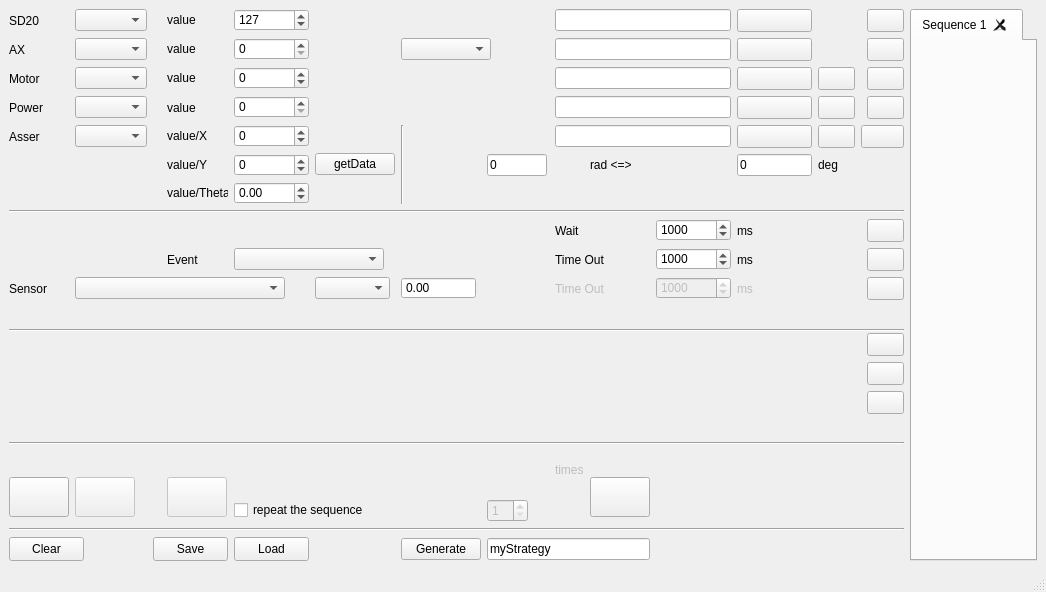
<?xml version="1.0" encoding="UTF-8"?>
<ui version="4.0">
 <class>ihm_ActuatorSequencer</class>
 <widget class="QMainWindow" name="ihm_ActuatorSequencer">
  <property name="geometry">
   <rect>
    <x>0</x>
    <y>0</y>
    <width>1046</width>
    <height>592</height>
   </rect>
  </property>
  <property name="windowTitle">
   <string>MainWindow</string>
  </property>
  <widget class="QWidget" name="centralwidget">
   <layout class="QGridLayout" name="gridLayout">
    <item row="0" column="0">
     <widget class="QLabel" name="label">
      <property name="text">
       <string>SD20</string>
      </property>
     </widget>
    </item>
    <item row="0" column="1">
     <widget class="QComboBox" name="cB_SD20">
      <property name="maximumSize">
       <size>
        <width>75</width>
        <height>22</height>
       </size>
      </property>
     </widget>
    </item>
    <item row="0" column="3">
     <widget class="QLabel" name="label_2">
      <property name="minimumSize">
       <size>
        <width>61</width>
        <height>20</height>
       </size>
      </property>
      <property name="maximumSize">
       <size>
        <width>61</width>
        <height>20</height>
       </size>
      </property>
      <property name="text">
       <string>value</string>
      </property>
     </widget>
    </item>
    <item row="0" column="4">
     <widget class="QSpinBox" name="sB_SD20">
      <property name="minimumSize">
       <size>
        <width>75</width>
        <height>22</height>
       </size>
      </property>
      <property name="maximumSize">
       <size>
        <width>75</width>
        <height>22</height>
       </size>
      </property>
      <property name="minimum">
       <number>1</number>
      </property>
      <property name="maximum">
       <number>255</number>
      </property>
      <property name="value">
       <number>127</number>
      </property>
     </widget>
    </item>
    <item row="0" column="9" colspan="3">
     <widget class="QLineEdit" name="tip_SD20"/>
    </item>
    <item row="0" column="12">
     <widget class="QPushButton" name="pB_Play_SD20">
      <property name="minimumSize">
       <size>
        <width>30</width>
        <height>23</height>
       </size>
      </property>
      <property name="text">
       <string/>
      </property>
      <property name="icon">
       <iconset resource="../../icons.qrc">
        <normaloff>:/icons/player_play.png</normaloff>:/icons/player_play.png</iconset>
      </property>
     </widget>
    </item>
    <item row="0" column="15">
     <widget class="QPushButton" name="pB_Add_SD20">
      <property name="minimumSize">
       <size>
        <width>30</width>
        <height>23</height>
       </size>
      </property>
      <property name="text">
       <string/>
      </property>
      <property name="icon">
       <iconset resource="../../icons.qrc">
        <normaloff>:/icons/plus.png</normaloff>:/icons/plus.png</iconset>
      </property>
     </widget>
    </item>
    <item row="0" column="16" rowspan="21">
     <widget class="QTabWidget" name="tW_TabSequences">
      <property name="currentIndex">
       <number>0</number>
      </property>
      <property name="tabsClosable">
       <bool>true</bool>
      </property>
      <widget class="QWidget" name="tabSequence1">
       <attribute name="title">
        <string>Sequence 1</string>
       </attribute>
      </widget>
     </widget>
    </item>
    <item row="1" column="0">
     <widget class="QLabel" name="label_4">
      <property name="text">
       <string>AX</string>
      </property>
     </widget>
    </item>
    <item row="1" column="1">
     <widget class="QComboBox" name="cB_AX">
      <property name="maximumSize">
       <size>
        <width>75</width>
        <height>22</height>
       </size>
      </property>
     </widget>
    </item>
    <item row="1" column="3">
     <widget class="QLabel" name="label_3">
      <property name="minimumSize">
       <size>
        <width>61</width>
        <height>20</height>
       </size>
      </property>
      <property name="maximumSize">
       <size>
        <width>61</width>
        <height>20</height>
       </size>
      </property>
      <property name="text">
       <string>value</string>
      </property>
     </widget>
    </item>
    <item row="1" column="4">
     <widget class="QSpinBox" name="sB_AX">
      <property name="minimumSize">
       <size>
        <width>75</width>
        <height>22</height>
       </size>
      </property>
      <property name="maximumSize">
       <size>
        <width>75</width>
        <height>22</height>
       </size>
      </property>
      <property name="maximum">
       <number>2000</number>
      </property>
     </widget>
    </item>
    <item row="1" column="6" colspan="3">
     <widget class="QComboBox" name="cB_AX_type_cde">
      <property name="minimumSize">
       <size>
        <width>90</width>
        <height>0</height>
       </size>
      </property>
      <property name="maximumSize">
       <size>
        <width>90</width>
        <height>22</height>
       </size>
      </property>
     </widget>
    </item>
    <item row="1" column="9" colspan="3">
     <widget class="QLineEdit" name="tip_AX"/>
    </item>
    <item row="1" column="12">
     <widget class="QPushButton" name="pB_Play_AX">
      <property name="minimumSize">
       <size>
        <width>30</width>
        <height>23</height>
       </size>
      </property>
      <property name="text">
       <string/>
      </property>
      <property name="icon">
       <iconset resource="../../icons.qrc">
        <normaloff>:/icons/player_play.png</normaloff>:/icons/player_play.png</iconset>
      </property>
     </widget>
    </item>
    <item row="1" column="15">
     <widget class="QPushButton" name="pB_Add_AX">
      <property name="minimumSize">
       <size>
        <width>30</width>
        <height>23</height>
       </size>
      </property>
      <property name="text">
       <string/>
      </property>
      <property name="icon">
       <iconset resource="../../icons.qrc">
        <normaloff>:/icons/plus.png</normaloff>:/icons/plus.png</iconset>
      </property>
     </widget>
    </item>
    <item row="2" column="0">
     <widget class="QLabel" name="label_6">
      <property name="text">
       <string>Motor</string>
      </property>
     </widget>
    </item>
    <item row="2" column="1">
     <widget class="QComboBox" name="cB_Motor">
      <property name="maximumSize">
       <size>
        <width>75</width>
        <height>22</height>
       </size>
      </property>
     </widget>
    </item>
    <item row="2" column="3">
     <widget class="QLabel" name="label_5">
      <property name="minimumSize">
       <size>
        <width>61</width>
        <height>20</height>
       </size>
      </property>
      <property name="maximumSize">
       <size>
        <width>61</width>
        <height>20</height>
       </size>
      </property>
      <property name="text">
       <string>value</string>
      </property>
     </widget>
    </item>
    <item row="2" column="4">
     <widget class="QSpinBox" name="sB_Motor">
      <property name="minimumSize">
       <size>
        <width>75</width>
        <height>22</height>
       </size>
      </property>
      <property name="maximumSize">
       <size>
        <width>75</width>
        <height>22</height>
       </size>
      </property>
      <property name="minimum">
       <number>-100</number>
      </property>
      <property name="maximum">
       <number>100</number>
      </property>
      <property name="value">
       <number>0</number>
      </property>
     </widget>
    </item>
    <item row="2" column="9" colspan="3">
     <widget class="QLineEdit" name="tip_Motor"/>
    </item>
    <item row="2" column="12">
     <widget class="QPushButton" name="pB_Play_Motor">
      <property name="minimumSize">
       <size>
        <width>30</width>
        <height>23</height>
       </size>
      </property>
      <property name="text">
       <string/>
      </property>
      <property name="icon">
       <iconset resource="../../icons.qrc">
        <normaloff>:/icons/player_play.png</normaloff>:/icons/player_play.png</iconset>
      </property>
     </widget>
    </item>
    <item row="2" column="13">
     <widget class="QPushButton" name="pB_Stop_Motor">
      <property name="minimumSize">
       <size>
        <width>30</width>
        <height>23</height>
       </size>
      </property>
      <property name="text">
       <string/>
      </property>
      <property name="icon">
       <iconset resource="../../icons.qrc">
        <normaloff>:/icons/player_stop.png</normaloff>:/icons/player_stop.png</iconset>
      </property>
     </widget>
    </item>
    <item row="2" column="15">
     <widget class="QPushButton" name="pB_Add_Motor">
      <property name="minimumSize">
       <size>
        <width>30</width>
        <height>23</height>
       </size>
      </property>
      <property name="text">
       <string/>
      </property>
      <property name="icon">
       <iconset resource="../../icons.qrc">
        <normaloff>:/icons/plus.png</normaloff>:/icons/plus.png</iconset>
      </property>
     </widget>
    </item>
    <item row="3" column="0">
     <widget class="QLabel" name="label_18">
      <property name="text">
       <string>Power</string>
      </property>
     </widget>
    </item>
    <item row="3" column="1">
     <widget class="QComboBox" name="cB_Power">
      <property name="maximumSize">
       <size>
        <width>75</width>
        <height>22</height>
       </size>
      </property>
     </widget>
    </item>
    <item row="3" column="3">
     <widget class="QLabel" name="label_19">
      <property name="text">
       <string>value</string>
      </property>
     </widget>
    </item>
    <item row="3" column="4">
     <widget class="QSpinBox" name="sB_Power">
      <property name="minimumSize">
       <size>
        <width>75</width>
        <height>22</height>
       </size>
      </property>
      <property name="maximumSize">
       <size>
        <width>75</width>
        <height>22</height>
       </size>
      </property>
      <property name="minimum">
       <number>0</number>
      </property>
      <property name="maximum">
       <number>1</number>
      </property>
      <property name="value">
       <number>0</number>
      </property>
     </widget>
    </item>
    <item row="3" column="9" colspan="3">
     <widget class="QLineEdit" name="tip_Power"/>
    </item>
    <item row="3" column="12">
     <widget class="QPushButton" name="pB_Play_Power">
      <property name="minimumSize">
       <size>
        <width>30</width>
        <height>23</height>
       </size>
      </property>
      <property name="text">
       <string/>
      </property>
      <property name="icon">
       <iconset resource="../../icons.qrc">
        <normaloff>:/icons/player_play.png</normaloff>:/icons/player_play.png</iconset>
      </property>
     </widget>
    </item>
    <item row="3" column="13">
     <widget class="QPushButton" name="pB_Stop_Power">
      <property name="minimumSize">
       <size>
        <width>30</width>
        <height>23</height>
       </size>
      </property>
      <property name="text">
       <string/>
      </property>
      <property name="icon">
       <iconset resource="../../icons.qrc">
        <normaloff>:/icons/player_stop.png</normaloff>:/icons/player_stop.png</iconset>
      </property>
     </widget>
    </item>
    <item row="3" column="15">
     <widget class="QPushButton" name="pB_Add_Power">
      <property name="minimumSize">
       <size>
        <width>30</width>
        <height>23</height>
       </size>
      </property>
      <property name="text">
       <string/>
      </property>
      <property name="icon">
       <iconset resource="../../icons.qrc">
        <normaloff>:/icons/plus.png</normaloff>:/icons/plus.png</iconset>
      </property>
     </widget>
    </item>
    <item row="4" column="0">
     <widget class="QLabel" name="label_9">
      <property name="text">
       <string>Asser</string>
      </property>
     </widget>
    </item>
    <item row="4" column="1">
     <widget class="QComboBox" name="cB_Asser">
      <property name="maximumSize">
       <size>
        <width>75</width>
        <height>22</height>
       </size>
      </property>
     </widget>
    </item>
    <item row="4" column="3">
     <widget class="QLabel" name="label_asserValue_1">
      <property name="minimumSize">
       <size>
        <width>61</width>
        <height>20</height>
       </size>
      </property>
      <property name="maximumSize">
       <size>
        <width>61</width>
        <height>20</height>
       </size>
      </property>
      <property name="text">
       <string>value/X</string>
      </property>
     </widget>
    </item>
    <item row="4" column="4">
     <widget class="QSpinBox" name="lE_Asser_1">
      <property name="minimumSize">
       <size>
        <width>75</width>
        <height>22</height>
       </size>
      </property>
      <property name="maximumSize">
       <size>
        <width>75</width>
        <height>22</height>
       </size>
      </property>
      <property name="minimum">
       <number>-300</number>
      </property>
      <property name="maximum">
       <number>300</number>
      </property>
     </widget>
    </item>
    <item row="4" column="6" rowspan="3">
     <widget class="Line" name="line_4">
      <property name="orientation">
       <enum>Qt::Vertical</enum>
      </property>
     </widget>
    </item>
    <item row="4" column="9" colspan="3">
     <widget class="QLineEdit" name="tip_Asser"/>
    </item>
    <item row="4" column="12">
     <widget class="QPushButton" name="pB_Play_Asser">
      <property name="minimumSize">
       <size>
        <width>30</width>
        <height>23</height>
       </size>
      </property>
      <property name="text">
       <string/>
      </property>
      <property name="icon">
       <iconset resource="../../icons.qrc">
        <normaloff>:/icons/player_play.png</normaloff>:/icons/player_play.png</iconset>
      </property>
     </widget>
    </item>
    <item row="4" column="13">
     <widget class="QPushButton" name="pB_Stop_Asser">
      <property name="minimumSize">
       <size>
        <width>30</width>
        <height>23</height>
       </size>
      </property>
      <property name="text">
       <string/>
      </property>
      <property name="icon">
       <iconset resource="../../icons.qrc">
        <normaloff>:/icons/player_stop.png</normaloff>:/icons/player_stop.png</iconset>
      </property>
     </widget>
    </item>
    <item row="4" column="14" colspan="2">
     <widget class="QPushButton" name="pB_Add_Asser">
      <property name="minimumSize">
       <size>
        <width>30</width>
        <height>23</height>
       </size>
      </property>
      <property name="text">
       <string/>
      </property>
      <property name="icon">
       <iconset resource="../../icons.qrc">
        <normaloff>:/icons/plus.png</normaloff>:/icons/plus.png</iconset>
      </property>
     </widget>
    </item>
    <item row="5" column="3">
     <widget class="QLabel" name="label_asserValue_2">
      <property name="minimumSize">
       <size>
        <width>61</width>
        <height>20</height>
       </size>
      </property>
      <property name="maximumSize">
       <size>
        <width>61</width>
        <height>20</height>
       </size>
      </property>
      <property name="text">
       <string>value/Y</string>
      </property>
     </widget>
    </item>
    <item row="5" column="4">
     <widget class="QSpinBox" name="lE_Asser_2">
      <property name="minimumSize">
       <size>
        <width>75</width>
        <height>22</height>
       </size>
      </property>
      <property name="maximumSize">
       <size>
        <width>75</width>
        <height>22</height>
       </size>
      </property>
      <property name="minimum">
       <number>-300</number>
      </property>
      <property name="maximum">
       <number>300</number>
      </property>
     </widget>
    </item>
    <item row="5" column="7" colspan="2">
     <widget class="QLineEdit" name="tool_rad">
      <property name="minimumSize">
       <size>
        <width>60</width>
        <height>22</height>
       </size>
      </property>
      <property name="maximumSize">
       <size>
        <width>60</width>
        <height>22</height>
       </size>
      </property>
      <property name="text">
       <string>0</string>
      </property>
     </widget>
    </item>
    <item row="5" column="10">
     <widget class="QLabel" name="label_10">
      <property name="text">
       <string>rad &lt;=&gt;</string>
      </property>
     </widget>
    </item>
    <item row="5" column="12">
     <widget class="QLineEdit" name="tool_deg">
      <property name="minimumSize">
       <size>
        <width>75</width>
        <height>22</height>
       </size>
      </property>
      <property name="maximumSize">
       <size>
        <width>75</width>
        <height>22</height>
       </size>
      </property>
      <property name="text">
       <string>0</string>
      </property>
     </widget>
    </item>
    <item row="5" column="13">
     <widget class="QLabel" name="label_11">
      <property name="text">
       <string>deg</string>
      </property>
     </widget>
    </item>
    <item row="6" column="3">
     <widget class="QLabel" name="label_asserValue_3">
      <property name="minimumSize">
       <size>
        <width>61</width>
        <height>20</height>
       </size>
      </property>
      <property name="maximumSize">
       <size>
        <width>61</width>
        <height>20</height>
       </size>
      </property>
      <property name="text">
       <string>value/Theta</string>
      </property>
     </widget>
    </item>
    <item row="6" column="4">
     <widget class="QDoubleSpinBox" name="lE_Asser_3">
      <property name="minimumSize">
       <size>
        <width>75</width>
        <height>22</height>
       </size>
      </property>
      <property name="maximumSize">
       <size>
        <width>75</width>
        <height>22</height>
       </size>
      </property>
      <property name="minimum">
       <double>-6.280000000000000</double>
      </property>
      <property name="maximum">
       <double>6.280000000000000</double>
      </property>
     </widget>
    </item>
    <item row="7" column="0" colspan="16">
     <widget class="Line" name="line_5">
      <property name="orientation">
       <enum>Qt::Horizontal</enum>
      </property>
     </widget>
    </item>
    <item row="8" column="9">
     <widget class="QLabel" name="label_8">
      <property name="text">
       <string>Wait</string>
      </property>
     </widget>
    </item>
    <item row="8" column="11">
     <widget class="QSpinBox" name="sB_Wait">
      <property name="minimumSize">
       <size>
        <width>75</width>
        <height>22</height>
       </size>
      </property>
      <property name="maximumSize">
       <size>
        <width>75</width>
        <height>22</height>
       </size>
      </property>
      <property name="maximum">
       <number>10000</number>
      </property>
      <property name="value">
       <number>1000</number>
      </property>
     </widget>
    </item>
    <item row="8" column="12">
     <widget class="QLabel" name="label_7">
      <property name="text">
       <string>ms</string>
      </property>
     </widget>
    </item>
    <item row="8" column="15">
     <widget class="QPushButton" name="pB_Add_Wait">
      <property name="minimumSize">
       <size>
        <width>30</width>
        <height>23</height>
       </size>
      </property>
      <property name="text">
       <string/>
      </property>
      <property name="icon">
       <iconset resource="../../icons.qrc">
        <normaloff>:/icons/plus.png</normaloff>:/icons/plus.png</iconset>
      </property>
     </widget>
    </item>
    <item row="9" column="3">
     <widget class="QLabel" name="label_12">
      <property name="text">
       <string>Event</string>
      </property>
     </widget>
    </item>
    <item row="9" column="4" colspan="2">
     <widget class="QComboBox" name="cB_Events">
      <property name="minimumSize">
       <size>
        <width>150</width>
        <height>22</height>
       </size>
      </property>
      <property name="maximumSize">
       <size>
        <width>150</width>
        <height>22</height>
       </size>
      </property>
     </widget>
    </item>
    <item row="9" column="9" colspan="2">
     <widget class="QLabel" name="label_13">
      <property name="text">
       <string>Time Out</string>
      </property>
     </widget>
    </item>
    <item row="9" column="11">
     <widget class="QSpinBox" name="sB_TimeOut">
      <property name="minimumSize">
       <size>
        <width>75</width>
        <height>22</height>
       </size>
      </property>
      <property name="maximumSize">
       <size>
        <width>75</width>
        <height>22</height>
       </size>
      </property>
      <property name="minimum">
       <number>40</number>
      </property>
      <property name="maximum">
       <number>10000</number>
      </property>
      <property name="value">
       <number>1000</number>
      </property>
     </widget>
    </item>
    <item row="9" column="12">
     <widget class="QLabel" name="label_14">
      <property name="text">
       <string>ms</string>
      </property>
     </widget>
    </item>
    <item row="9" column="15">
     <widget class="QPushButton" name="pB_Add_Event">
      <property name="minimumSize">
       <size>
        <width>30</width>
        <height>23</height>
       </size>
      </property>
      <property name="text">
       <string/>
      </property>
      <property name="icon">
       <iconset resource="../../icons.qrc">
        <normaloff>:/icons/plus.png</normaloff>:/icons/plus.png</iconset>
      </property>
     </widget>
    </item>
    <item row="10" column="0">
     <widget class="QLabel" name="label_17">
      <property name="text">
       <string>Sensor</string>
      </property>
     </widget>
    </item>
    <item row="10" column="1" colspan="4">
     <widget class="QComboBox" name="cB_Sensors">
      <property name="minimumSize">
       <size>
        <width>210</width>
        <height>22</height>
       </size>
      </property>
      <property name="maximumSize">
       <size>
        <width>210</width>
        <height>22</height>
       </size>
      </property>
      <property name="sizeAdjustPolicy">
       <enum>QComboBox::AdjustToContents</enum>
      </property>
     </widget>
    </item>
    <item row="10" column="5">
     <widget class="QComboBox" name="cB_Conditions">
      <property name="maximumSize">
       <size>
        <width>75</width>
        <height>22</height>
       </size>
      </property>
     </widget>
    </item>
    <item row="10" column="6" colspan="2">
     <widget class="QDoubleSpinBox" name="sB_Sensor">
      <property name="minimumSize">
       <size>
        <width>75</width>
        <height>22</height>
       </size>
      </property>
      <property name="maximumSize">
       <size>
        <width>75</width>
        <height>22</height>
       </size>
      </property>
      <property name="buttonSymbols">
       <enum>QAbstractSpinBox::NoButtons</enum>
      </property>
      <property name="minimum">
       <double>-600.000000000000000</double>
      </property>
      <property name="maximum">
       <double>600.000000000000000</double>
      </property>
     </widget>
    </item>
    <item row="10" column="9" colspan="2">
     <widget class="QLabel" name="label_16">
      <property name="enabled">
       <bool>false</bool>
      </property>
      <property name="text">
       <string>Time Out</string>
      </property>
     </widget>
    </item>
    <item row="10" column="11">
     <widget class="QSpinBox" name="sB_TimeOut_2">
      <property name="enabled">
       <bool>false</bool>
      </property>
      <property name="minimumSize">
       <size>
        <width>75</width>
        <height>22</height>
       </size>
      </property>
      <property name="maximumSize">
       <size>
        <width>75</width>
        <height>22</height>
       </size>
      </property>
      <property name="minimum">
       <number>40</number>
      </property>
      <property name="maximum">
       <number>10000</number>
      </property>
      <property name="value">
       <number>1000</number>
      </property>
     </widget>
    </item>
    <item row="10" column="12">
     <widget class="QLabel" name="label_15">
      <property name="enabled">
       <bool>false</bool>
      </property>
      <property name="text">
       <string>ms</string>
      </property>
     </widget>
    </item>
    <item row="10" column="15">
     <widget class="QPushButton" name="pB_Add_Sensor">
      <property name="minimumSize">
       <size>
        <width>30</width>
        <height>23</height>
       </size>
      </property>
      <property name="text">
       <string/>
      </property>
      <property name="icon">
       <iconset resource="../../icons.qrc">
        <normaloff>:/icons/plus.png</normaloff>:/icons/plus.png</iconset>
      </property>
     </widget>
    </item>
    <item row="11" column="0" rowspan="2" colspan="16">
     <widget class="Line" name="line_3">
      <property name="orientation">
       <enum>Qt::Horizontal</enum>
      </property>
     </widget>
    </item>
    <item row="12" column="15">
     <widget class="QPushButton" name="pB_Up">
      <property name="minimumSize">
       <size>
        <width>30</width>
        <height>23</height>
       </size>
      </property>
      <property name="text">
       <string/>
      </property>
      <property name="icon">
       <iconset resource="../../icons.qrc">
        <normaloff>:/icons/up.png</normaloff>:/icons/up.png</iconset>
      </property>
     </widget>
    </item>
    <item row="13" column="15">
     <widget class="QPushButton" name="pB_Down">
      <property name="minimumSize">
       <size>
        <width>30</width>
        <height>23</height>
       </size>
      </property>
      <property name="text">
       <string/>
      </property>
      <property name="icon">
       <iconset resource="../../icons.qrc">
        <normaloff>:/icons/down.png</normaloff>:/icons/down.png</iconset>
      </property>
     </widget>
    </item>
    <item row="16" column="9" rowspan="2">
     <widget class="QLabel" name="label_nbSequence">
      <property name="enabled">
       <bool>false</bool>
      </property>
      <property name="text">
       <string>times</string>
      </property>
     </widget>
    </item>
    <item row="15" column="0" rowspan="2" colspan="16">
     <widget class="Line" name="line">
      <property name="orientation">
       <enum>Qt::Horizontal</enum>
      </property>
     </widget>
    </item>
    <item row="16" column="8" rowspan="3">
     <widget class="QLabel" name="label_showNbSequence">
      <property name="font">
       <font>
        <pointsize>18</pointsize>
        <weight>75</weight>
        <bold>true</bold>
       </font>
      </property>
      <property name="text">
       <string/>
      </property>
     </widget>
    </item>
    <item row="14" column="15">
     <widget class="QPushButton" name="pB_Remove">
      <property name="minimumSize">
       <size>
        <width>30</width>
        <height>23</height>
       </size>
      </property>
      <property name="text">
       <string/>
      </property>
      <property name="icon">
       <iconset resource="../../icons.qrc">
        <normaloff>:/icons/minus.png</normaloff>:/icons/minus.png</iconset>
      </property>
     </widget>
    </item>
    <item row="17" column="0" rowspan="2">
     <widget class="QPushButton" name="pB_Play">
      <property name="minimumSize">
       <size>
        <width>60</width>
        <height>40</height>
       </size>
      </property>
      <property name="maximumSize">
       <size>
        <width>60</width>
        <height>40</height>
       </size>
      </property>
      <property name="text">
       <string/>
      </property>
      <property name="icon">
       <iconset resource="../../icons.qrc">
        <normaloff>:/icons/start.png</normaloff>:/icons/start.png</iconset>
      </property>
      <property name="iconSize">
       <size>
        <width>32</width>
        <height>32</height>
       </size>
      </property>
     </widget>
    </item>
    <item row="19" column="0" colspan="16">
     <widget class="Line" name="line_2">
      <property name="orientation">
       <enum>Qt::Horizontal</enum>
      </property>
     </widget>
    </item>
    <item row="17" column="1" rowspan="2">
     <widget class="QPushButton" name="pB_Resume">
      <property name="enabled">
       <bool>false</bool>
      </property>
      <property name="minimumSize">
       <size>
        <width>60</width>
        <height>40</height>
       </size>
      </property>
      <property name="maximumSize">
       <size>
        <width>60</width>
        <height>40</height>
       </size>
      </property>
      <property name="text">
       <string/>
      </property>
      <property name="icon">
       <iconset resource="../../icons.qrc">
        <normaloff>:/icons/player_pause.png</normaloff>:/icons/player_pause.png</iconset>
      </property>
      <property name="iconSize">
       <size>
        <width>32</width>
        <height>32</height>
       </size>
      </property>
     </widget>
    </item>
    <item row="17" column="10" rowspan="2">
     <widget class="QPushButton" name="pB_Play_Step">
      <property name="minimumSize">
       <size>
        <width>60</width>
        <height>40</height>
       </size>
      </property>
      <property name="maximumSize">
       <size>
        <width>60</width>
        <height>40</height>
       </size>
      </property>
      <property name="text">
       <string/>
      </property>
      <property name="icon">
       <iconset resource="../../icons.qrc">
        <normaloff>:/icons/forward.png</normaloff>:/icons/forward.png</iconset>
      </property>
      <property name="iconSize">
       <size>
        <width>32</width>
        <height>32</height>
       </size>
      </property>
     </widget>
    </item>
    <item row="20" column="0" colspan="2">
     <widget class="QPushButton" name="pB_Clear">
      <property name="minimumSize">
       <size>
        <width>75</width>
        <height>24</height>
       </size>
      </property>
      <property name="maximumSize">
       <size>
        <width>75</width>
        <height>24</height>
       </size>
      </property>
      <property name="text">
       <string>Clear</string>
      </property>
      <property name="icon">
       <iconset resource="../../icons.qrc">
        <normaloff>:/icons/supprimer.png</normaloff>:/icons/supprimer.png</iconset>
      </property>
     </widget>
    </item>
    <item row="18" column="4" colspan="3">
     <widget class="QCheckBox" name="cB_bRepeatSequence">
      <property name="text">
       <string>repeat the sequence</string>
      </property>
     </widget>
    </item>
    <item row="18" column="7">
     <widget class="QSpinBox" name="sB_numberOfSequence">
      <property name="enabled">
       <bool>false</bool>
      </property>
      <property name="minimum">
       <number>1</number>
      </property>
      <property name="maximum">
       <number>10</number>
      </property>
     </widget>
    </item>
    <item row="17" column="3" rowspan="2">
     <widget class="QPushButton" name="pB_Stop">
      <property name="enabled">
       <bool>false</bool>
      </property>
      <property name="minimumSize">
       <size>
        <width>60</width>
        <height>40</height>
       </size>
      </property>
      <property name="maximumSize">
       <size>
        <width>60</width>
        <height>40</height>
       </size>
      </property>
      <property name="text">
       <string/>
      </property>
      <property name="icon">
       <iconset resource="../../icons.qrc">
        <normaloff>:/icons/stop.png</normaloff>:/icons/stop.png</iconset>
      </property>
      <property name="iconSize">
       <size>
        <width>32</width>
        <height>32</height>
       </size>
      </property>
     </widget>
    </item>
    <item row="20" column="2" colspan="2">
     <widget class="QPushButton" name="pB_Save">
      <property name="minimumSize">
       <size>
        <width>75</width>
        <height>24</height>
       </size>
      </property>
      <property name="maximumSize">
       <size>
        <width>75</width>
        <height>24</height>
       </size>
      </property>
      <property name="text">
       <string>Save</string>
      </property>
      <property name="icon">
       <iconset resource="../../icons.qrc">
        <normaloff>:/icons/save.png</normaloff>:/icons/save.png</iconset>
      </property>
     </widget>
    </item>
    <item row="20" column="6">
     <widget class="QPushButton" name="pB_Generate">
      <property name="text">
       <string>Generate</string>
      </property>
     </widget>
    </item>
    <item row="20" column="4">
     <widget class="QPushButton" name="pB_Load">
      <property name="minimumSize">
       <size>
        <width>75</width>
        <height>24</height>
       </size>
      </property>
      <property name="maximumSize">
       <size>
        <width>75</width>
        <height>24</height>
       </size>
      </property>
      <property name="text">
       <string>Load</string>
      </property>
      <property name="icon">
       <iconset resource="../../icons.qrc">
        <normaloff>:/icons/open.png</normaloff>:/icons/open.png</iconset>
      </property>
     </widget>
    </item>
    <item row="4" column="5" rowspan="3">
     <widget class="QPushButton" name="pB_get_XYTeta">
      <property name="text">
       <string>getData</string>
      </property>
     </widget>
    </item>
    <item row="20" column="7" colspan="4">
     <widget class="QLineEdit" name="strategyName">
      <property name="text">
       <string>myStrategy</string>
      </property>
     </widget>
    </item>
   </layout>
  </widget>
  <widget class="QMenuBar" name="menubar">
   <property name="geometry">
    <rect>
     <x>0</x>
     <y>0</y>
     <width>1046</width>
     <height>22</height>
    </rect>
   </property>
  </widget>
  <widget class="QStatusBar" name="statusbar"/>
 </widget>
 <resources>
  <include location="../../icons.qrc"/>
 </resources>
 <connections/>
</ui>
